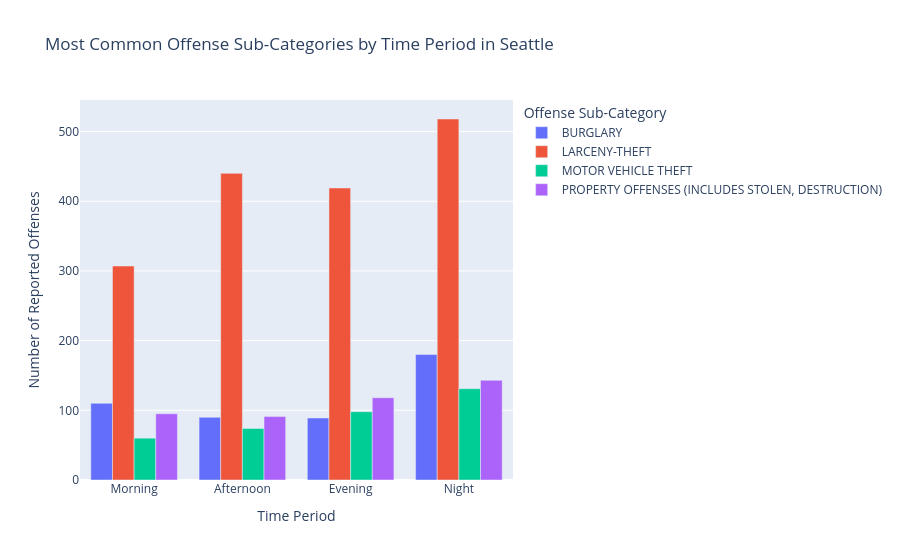

Source (notebook cell):
### Markdown cell above
### Question 3: How do common offense sub-categories differ across morning, afternoon, evening, and night?

This chart groups reported offenses into four time periods and compares the most common offense sub-categories across those periods.

### Code cell
# To answer the third question, I group each record into a broad time period.
def assign_time_period(hour):
    if 5 <= hour < 12:
        return "Morning"
    elif 12 <= hour < 17:
        return "Afternoon"
    elif 17 <= hour < 21:
        return "Evening"
    else:
        return "Night"

df["Time Period"] = df["Hour"].apply(assign_time_period)

# Remove vague categories so the chart focuses on meaningful offense types.
filtered_subcategories = df[
    ~df["Offense Sub Category"].isin(["ALL OTHER", "999"])
]

# Keep the four most common offense sub-categories so the grouped chart stays readable.
top_sub_categories = (
    filtered_subcategories["Offense Sub Category"]
    .dropna()
    .value_counts()
    .head(4)
    .index
)

# Count reports for each combination of time period and offense sub-category.
subcategory_time_counts = (
    filtered_subcategories[
        filtered_subcategories["Offense Sub Category"].isin(top_sub_categories)
    ]
    .groupby(["Time Period", "Offense Sub Category"])
    .size()
    .reset_index(name="reported_offenses")
)

# A grouped bar chart works here because I am comparing several offense sub-categories within each time period.
fig3 = px.bar(
    subcategory_time_counts,
    x="Time Period",
    y="reported_offenses",
    color="Offense Sub Category",
    barmode="group",
    title="Most Common Offense Sub-Categories by Time Period in Seattle",
    labels={
        "Time Period": "Time Period",
        "reported_offenses": "Number of Reported Offenses",
        "Offense Sub Category": "Offense Sub-Category"
    },
    category_orders={
        "Time Period": ["Morning", "Afternoon", "Evening", "Night"]
    }
)

fig3.show()
fig3.write_image("charts/offense_subcategories_by_time_period.png")

### Figure 1 — Plotly figure (JSON) as saved in the notebook; plotly's stock layout.template omitted (floating-point values rounded to 4 significant figures)
{"data": [{"alignmentgroup": "True", "hovertemplate": "Offense Sub-Category=BURGLARY<br>Time Period=%{x}<br>Number of Reported Offenses=%{y}<extra></extra>", "legendgroup": "BURGLARY", "marker": {"color": "#636efa", "pattern": {"shape": ""}}, "name": "BURGLARY", "offsetgroup": "BURGLARY", "orientation": "v", "showlegend": true, "textposition": "auto", "type": "bar", "x": ["Afternoon", "Evening", "Morning", "Night"], "xaxis": "x", "y": [90, 89, 110, 180], "yaxis": "y"}, {"alignmentgroup": "True", "hovertemplate": "Offense Sub-Category=LARCENY-THEFT<br>Time Period=%{x}<br>Number of Reported Offenses=%{y}<extra></extra>", "legendgroup": "LARCENY-THEFT", "marker": {"color": "#EF553B", "pattern": {"shape": ""}}, "name": "LARCENY-THEFT", "offsetgroup": "LARCENY-THEFT", "orientation": "v", "showlegend": true, "textposition": "auto", "type": "bar", "x": ["Afternoon", "Evening", "Morning", "Night"], "xaxis": "x", "y": [440, 419, 307, 518], "yaxis": "y"}, {"alignmentgroup": "True", "hovertemplate": "Offense Sub-Category=MOTOR VEHICLE THEFT<br>Time Period=%{x}<br>Number of Reported Offenses=%{y}<extra></extra>", "legendgroup": "MOTOR VEHICLE THEFT", "marker": {"color": "#00cc96", "pattern": {"shape": ""}}, "name": "MOTOR VEHICLE THEFT", "offsetgroup": "MOTOR VEHICLE THEFT", "orientation": "v", "showlegend": true, "textposition": "auto", "type": "bar", "x": ["Afternoon", "Evening", "Morning", "Night"], "xaxis": "x", "y": [74, 98, 60, 131], "yaxis": "y"}, {"alignmentgroup": "True", "hovertemplate": "Offense Sub-Category=PROPERTY OFFENSES (INCLUDES STOLEN, DESTRUCTION)<br>Time Period=%{x}<br>Number of Reported Offenses=%{y}<extra></extra>", "legendgroup": "PROPERTY OFFENSES (INCLUDES STOLEN, DESTRUCTION)", "marker": {"color": "#ab63fa", "pattern": {"shape": ""}}, "name": "PROPERTY OFFENSES (INCLUDES STOLEN, DESTRUCTION)", "offsetgroup": "PROPERTY OFFENSES (INCLUDES STOLEN, DESTRUCTION)", "orientation": "v", "showlegend": true, "textposition": "auto", "type": "bar", "x": ["Afternoon", "Evening", "Morning", "Night"], "xaxis": "x", "y": [91, 118, 95, 143], "yaxis": "y"}], "layout": {"barmode": "group", "legend": {"title": {"text": "Offense Sub-Category"}, "tracegroupgap": 0}, "title": {"text": "Most Common Offense Sub-Categories by Time Period in Seattle"}, "xaxis": {"anchor": "y", "categoryarray": ["Morning", "Afternoon", "Evening", "Night"], "categoryorder": "array", "domain": [0, 1], "title": {"text": "Time Period"}}, "yaxis": {"anchor": "x", "domain": [0, 1], "title": {"text": "Number of Reported Offenses"}}}}
